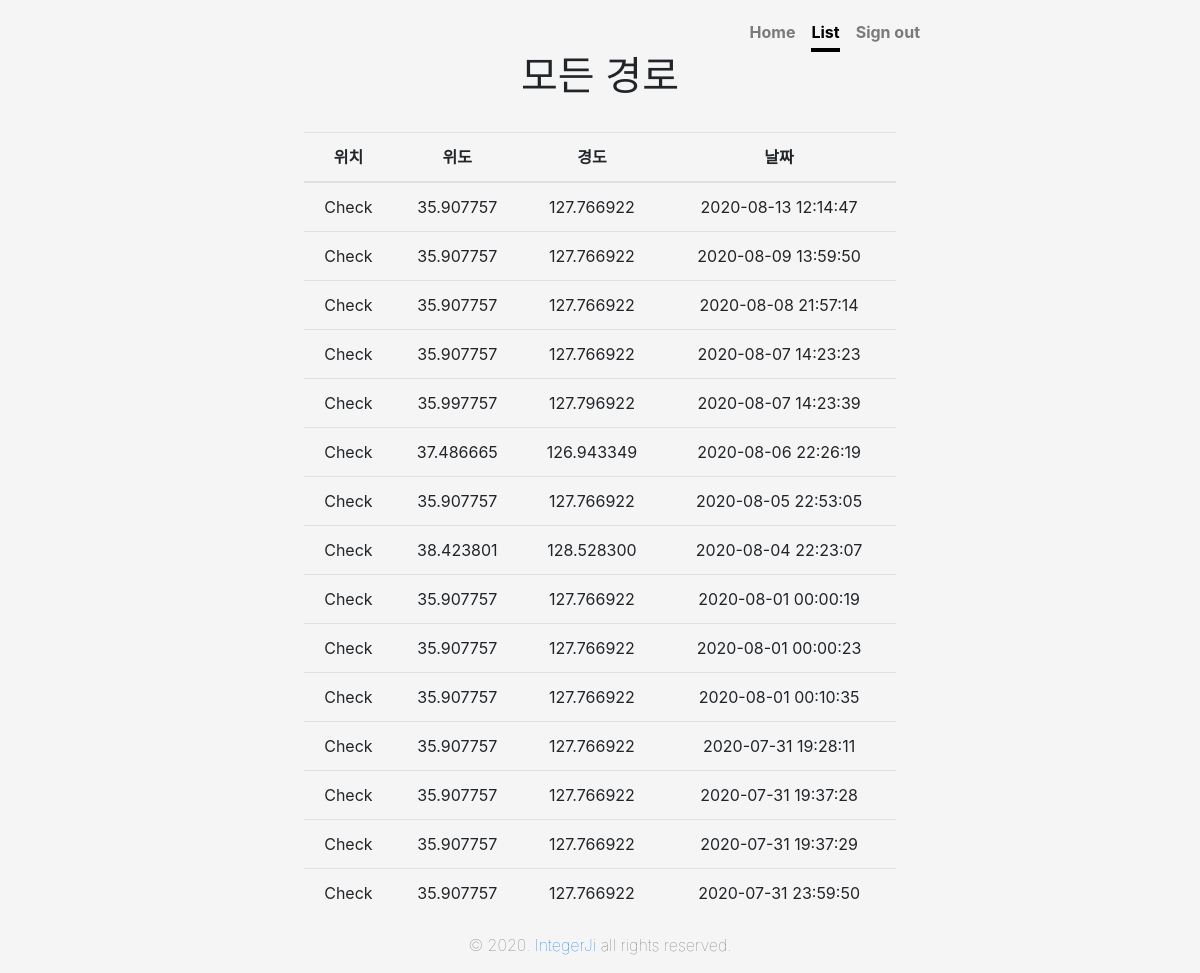
Page /app/list/ (signed in) on the earlier database version.
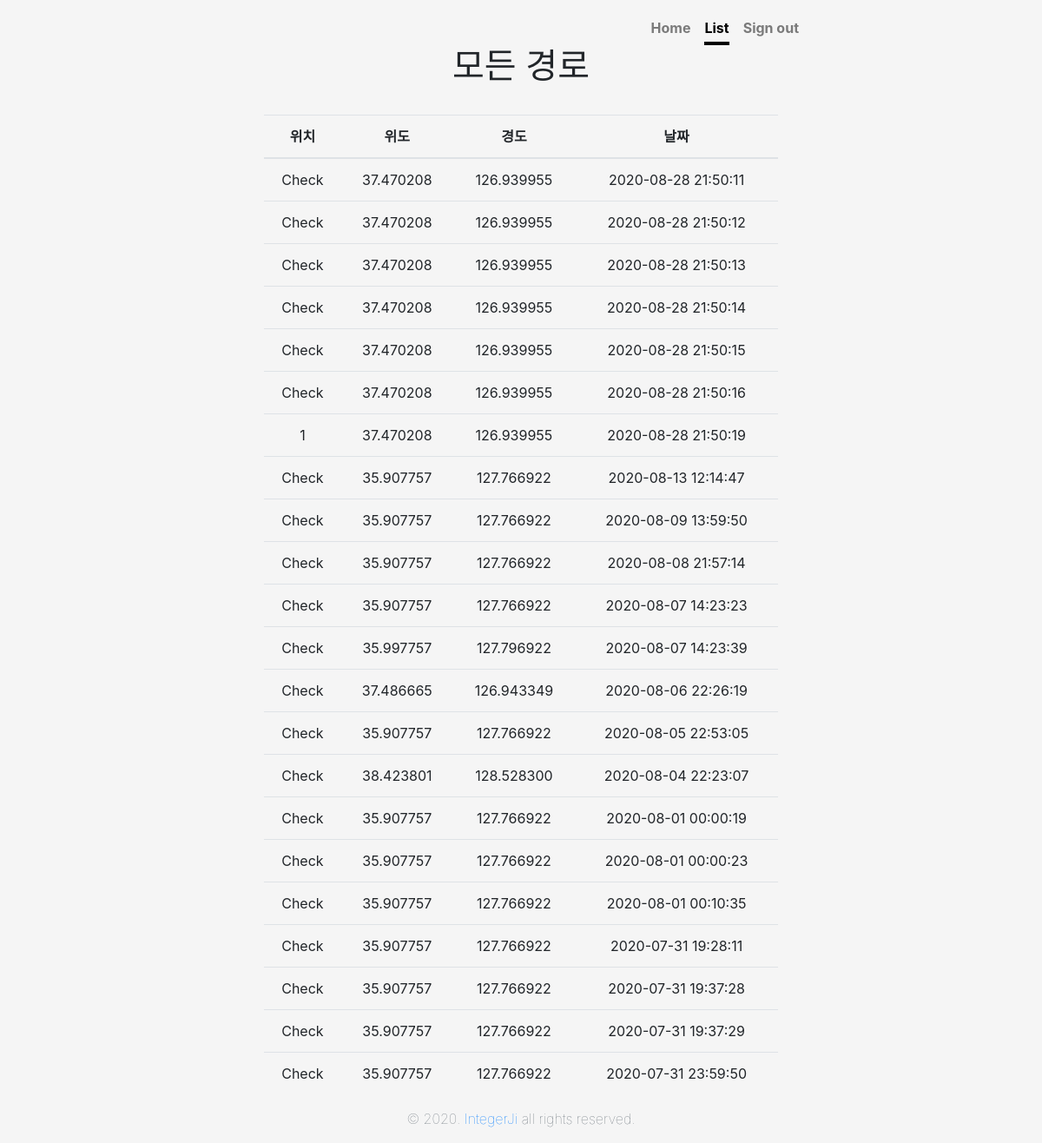
Same page on the later database version.
### app/models.py (models this page shows)
class Report(models.Model):
    objects = models.Manager()
    input_user = models.ForeignKey(User, on_delete = models.CASCADE)
    input_report = models.CharField(max_length=200, null = True, default='비어있음')
    input_date = models.CharField(max_length=20, default=0, null=True, blank=True)
    input_time = models.CharField(max_length=20, default=0, null=True, blank=True)
    input_lat = models.DecimalField(max_digits=9, decimal_places=6, null = True)
    input_lon = models.DecimalField(max_digits=9, decimal_places=6, null = True)

### app/views.py (the view)
# urls.py: path('list/', views.list, name='list'),
def list(request):
    report = Report.objects.filter(input_user=request.user).order_by('-input_date')
    return render(request, 'list.html', {'report':report })

### app/templates/list.html (shortened to what this page needs)
{% extends 'mainBase.html' %}
{% load static %}
{% block maincontent %}
<body class="text-center">
  <div class="cover-container d-flex w-100 h-100 p-3 mx-auto flex-column">
    <header class="masthead mb-auto">
      <div class="inner">
        <nav class="nav nav-masthead justify-content-center">
          <a class="nav-link" href="{% url 'index' %}">Home</a>
          <a class="nav-link active" href="{% url 'list' %}">List</a>
          <a class="nav-link" href="{% url 'signout' %}">Sign out</a>
        </nav>
      </div>
    </header>
    <main role="main" class="inner cover">
      <h1 class="cover-heading">모든 경로</h1>
      <br>
      <table class="table">
        <thead>
          <tr>
            <th scope="col">위치</th>
            <th scope="col">위도</th>
            <th scope="col">경도</th>
            <th scope="col">날짜</th>
          </tr>
        </thead>
        <tbody>
          {% for report in report.all %}
          <tr>
            <td>{{ report.input_report }}</td>
            <td>{{ report.input_lat }}</td>
            <td>{{ report.input_lon }}</td>
            <td>{{ report.input_date }} {{ report.input_time }}</td>
          </tr>
          {% endfor %}
        </tbody>
      </table>
    </main>
    <footer class="mastfoot mt-auto">
      <div class="inner">
        <p class="text-muted font-weight-lighter">&copy; 2020. <a
            href="https://www.instagram.com/integer_ji/">IntegerJi</a> all rights reserved.</p>
      </div>
    </footer>
  </div>
</body>
{% endblock %}

Differences in the rows shown:
added Report: input_report "Check", input_lat "37.470208", input_lon "126.939955", input_date "2020-08-28", input_time "21:50:11"
added Report: input_report "Check", input_lat "37.470208", input_lon "126.939955", input_date "2020-08-28", input_time "21:50:12"
added Report: input_report "Check", input_lat "37.470208", input_lon "126.939955", input_date "2020-08-28", input_time "21:50:13"
added Report: input_report "Check", input_lat "37.470208", input_lon "126.939955", input_date "2020-08-28", input_time "21:50:14"
added Report: input_report "Check", input_lat "37.470208", input_lon "126.939955", input_date "2020-08-28", input_time "21:50:15"
added Report: input_report "Check", input_lat "37.470208", input_lon "126.939955", input_date "2020-08-28", input_time "21:50:16"
added Report: input_report "1", input_lat "37.470208", input_lon "126.939955", input_date "2020-08-28", input_time "21:50:19"
